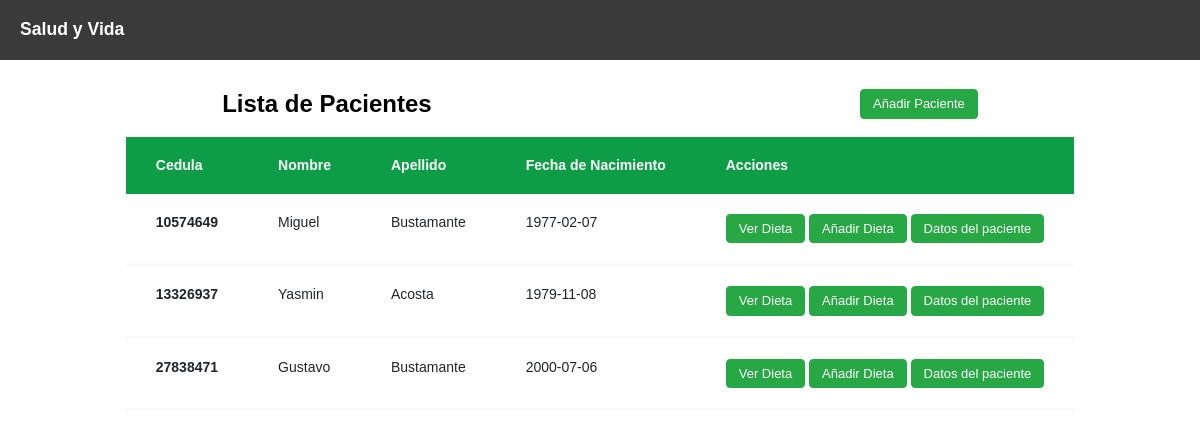
Before: / with the older database file.
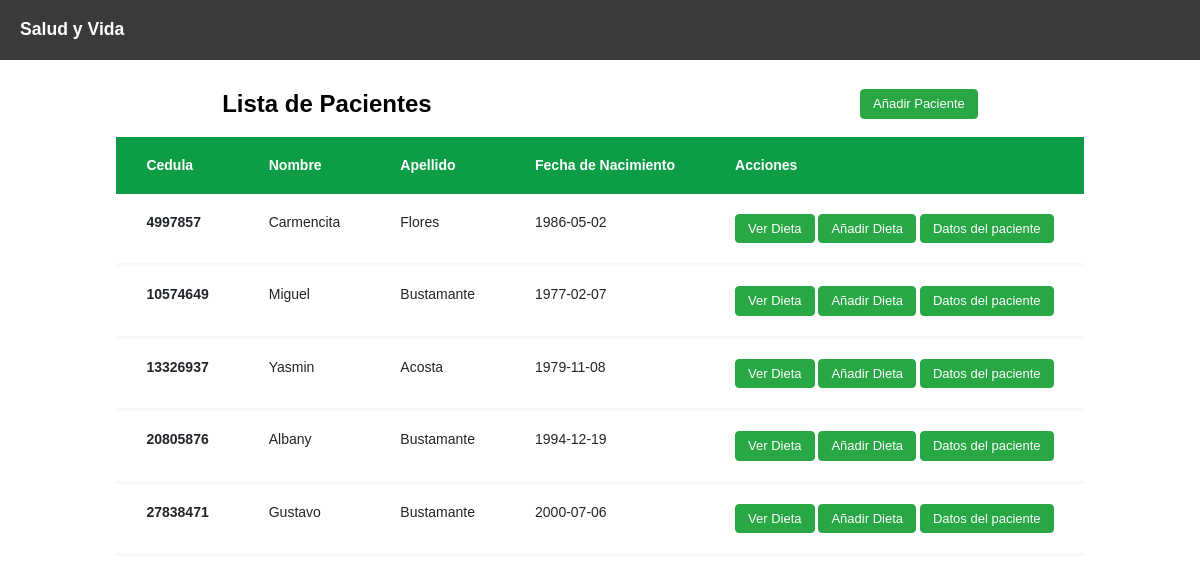
After: the same page with the newer database file.
### tables this page shows
CREATE TABLE `pacientes` (
  `dni` int NOT NULL,
  `nombre` varchar(30) NOT NULL,
  `Apellido` varchar(30) NOT NULL,
  `fecha_nac` date NOT NULL,
  `peso` smallint NOT NULL,
  `altura` int NOT NULL,
  `masa_muscular` int NOT NULL,
  `actividad_fisica` varchar(45) NOT NULL,
  PRIMARY KEY (`dni`)
);

### index.php (the view, shortened to what this page needs)
<?php
  	require_once("./database/database.php");
	$sql = "SELECT * FROM pacientes";
	$registros1=$conn->prepare($sql);
	$registros1->execute(array());
	$registros=$registros1->fetchAll();
?>
<!DOCTYPE html>
<html lang="en">
<head>
	<link rel="stylesheet" href="styles.css">
</head>
<body>
<header class="main-header">
			<a class="text-header" href="#">
				<span class="site-name">Salud y Vida</span>
			</a>
	</header>
	<div class="container">
		<div class="container-item">
		<div class="row">
			<div class="col-md-6">
				<h2 class="heading-section">Lista de Pacientes</h2>
				<a href="./forms/registros/registro.php">
      				<button class="btn btn-success">Añadir Paciente</button>
    			</a>
			</div>
		</div>
			<div class="row">
				<div class="col-md-6">
					<div class="table-wrap">
						<table class="table">
						  <thead class="thead-primary">
						    <tr>
						      <th>Cedula</th>
						      <th>Nombre</th>
						      <th>Apellido</th>
						      <th>Fecha de Nacimiento</th>
							  <th>Acciones</th>
						    </tr>
						  </thead>
						  <tbody>
						  <?php foreach ($registros as $key):?>
						    <tr>
						      <th scope="row"><?php echo $key["dni"]?></th>
						      <td><?php echo $key["nombre"]?></td>
						      <td> <?php echo $key["Apellido"]?></td>
						      <td> <?php echo $key["fecha_nac"]?></td>
							  <td>
							  <a href="./views/dieta/verDieta.php?dni=<?php echo $key['dni']?>&dia=<?php echo "Lunes"?>">
                				<button class="btn btn-success">Ver Dieta</button>
              					</a>
              					<a href="./forms/dieta/addDieta.php?dni=<?php echo $key['dni']?>">
              						<button class="btn btn-success">Añadir Dieta</button>
              					</a>
              					<a href="./forms/registros/datos.php?dni=<?php echo $key['dni']?>">
              					<button class="btn btn-success">Datos del paciente</button>
              					</a>
							  </td>
						    </tr>
							<?php endforeach; ?>
						  </tbody>
						</table>
					</div>
				</div>
			</div>
		</div>
		</div>
	</body>
</html>

Changed rows visible on the page:
added pacientes: dni "4997857", nombre "Carmencita", Apellido "Flores", fecha_nac "1986-05-02"
added pacientes: dni "20805876", nombre "Albany", Apellido "Bustamante", fecha_nac "1994-12-19"
